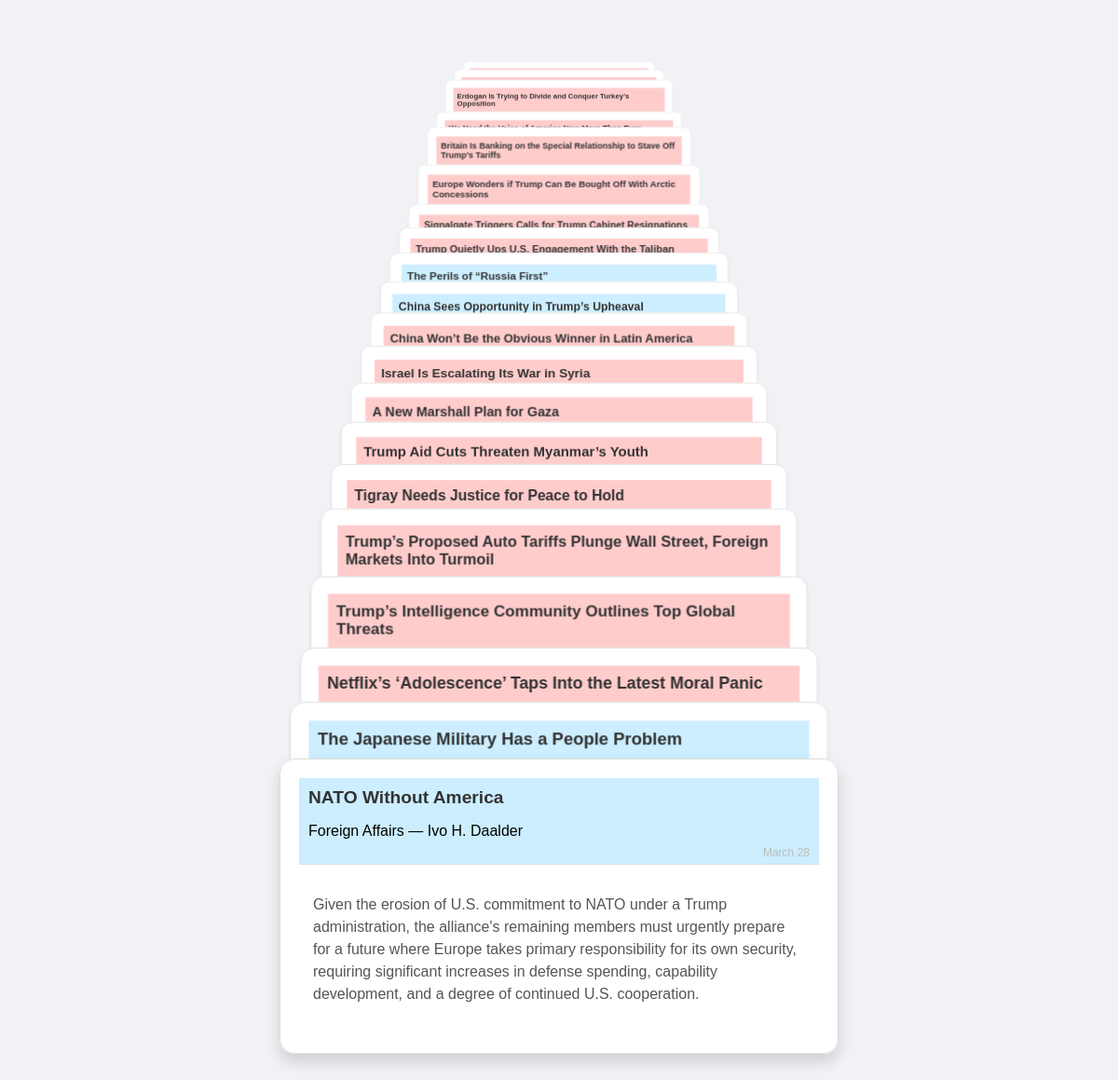
The page / on the database its author committed.
### tables this page shows
CREATE TABLE articles (
            id INTEGER PRIMARY KEY AUTOINCREMENT,
            source TEXT,
            url TEXT UNIQUE,
            title TEXT,
            author TEXT,
            article_text TEXT,
            core_thesis TEXT,
            detailed_abstract TEXT,
            supporting_data_quotes TEXT,
            date_added TIMESTAMP DEFAULT CURRENT_TIMESTAMP
        );

### app.py (the view)
@app.route('/')
def home():
    articles = get_latest_articles(limit=20)
    return render_template('index.html', articles=articles)

### templates/index.html (shortened to what this page needs)
<!DOCTYPE html>
<html lang="en">
<head>
  <link rel="stylesheet" href="{{ url_for('static', filename='styles.css') }}">
</head>
<body>
  <div class="deck">
    {% for article in articles %}
      <div class="card" data-state="0">
        <div class="card-inner">
          <div class="card-front">
            <div class="card-title-container {{ 'fp-title' if article.source == 'Foreign Policy' else 'fa-title' }}">
              <h2 class="card-title">{{ article.title }}</h2>
              <p class="article-source">{{ article.source }} — {{ article.author }}</p>
              <span class="article-date">{% set month_map = {
                '01': 'January',
                '02': 'February',
                '03': 'March',
                '04': 'April',
                '05': 'May',
                '06': 'June',
                '07': 'July',
                '08': 'August',
                '09': 'September',
                '10': 'October',
                '11': 'November',
                '12': 'December'
              } %}
              {% set date_text = article.date_added.split(' ')[0] %}
              {% set parts = date_text.split('-') %}
              {{ month_map[parts[1]] }} {{ parts[2].lstrip('0') }}</span>
            </div>
            <div class="card-content">
              <p>{{ article.core_thesis }}</p>
            </div>
          </div>
          <div class="card-back">
            <div class="card-title-container {{ 'fp-title' if article.source == 'Foreign Policy' else 'fa-title' }}">
              <h2 class="card-title">{{ article.title }}</h2>
              <p class="article-source">{{ article.source }} — {{ article.author }}</p>
              <span class="article-date">{% set month_map = {
                '01': 'January',
                '02': 'February',
                '03': 'March',
                '04': 'April',
                '05': 'May',
                '06': 'June',
                '07': 'July',
                '08': 'August',
                '09': 'September',
                '10': 'October',
                '11': 'November',
                '12': 'December'
              } %}
              {% set date_text = article.date_added.split(' ')[0] %}
              {% set parts = date_text.split('-') %}
              {{ month_map[parts[1]] }} {{ parts[2].lstrip('0') }}</span>
            </div>
            <div class="card-content">
              <p>{{ article.detailed_abstract }}</p>
            </div>
          </div>
        </div>
      </div>
    {% endfor %}
  </div>
</body>
</html>

### static/styles.css (style rules this page uses)
body { font-family: 'Arial', sans-serif; background: #f0f2f5; display: flex; justify-content: center; align-items: flex-start; min-height: 100vh; margin: 0; padding: 20px; box-sizing: border-box; }
.deck { display: flex; flex-direction: column; align-items: center; width: 100%; max-width: 600px; perspective: 1500px; }
.card { width: 100%; overflow: hidden; transition: transform 0.3s ease, height 0.3s ease, margin-bottom 0.3s ease, box-shadow 0.3s ease; margin-bottom: 20px; background: #fff; border-radius: 16px; cursor: pointer; position: relative; }
.card.stacked { height: 40px; margin-bottom: calc(-30px + -2.7px * var(--depth)); transform: translateZ(calc(-7px * var(--depth))) scale(calc(1 - 0.033 * var(--depth))); z-index: calc(100 - var(--depth)); box-shadow: 0 2px 4px rgba(0, 0, 0, 0.1); transform-origin: top; }
.card.expanded, .card.flipped { transform: translateZ(0) scale(1); z-index: 101; box-shadow: 0 8px 16px rgba(0, 0, 0, 0.15); }
.card-inner { position: relative; width: 100%; height: 100%; transition: transform 0.6s; transform-style: preserve-3d; }
.card-front, .card-back { position: absolute; width: 100%; backface-visibility: hidden; background: #fff; padding: 20px; box-sizing: border-box; border: 1px solid #ddd; border-radius: 16px; }
.card-front { transform: rotateY(0deg); }
.card-back { transform: rotateY(180deg); }
.article-date { position: absolute; bottom: 5px; right: 10px; font-size: 0.75em; color: #bbb; font-weight: normal; }
.card-title-container { padding: 10px; background: #e9ecef; border-bottom: 1px solid #ddd; position: relative; }
.card-title { margin: 0; font-size: 1.2em; color: #333; }
.card-content { padding: 15px; font-size: 1em; line-height: 1.5; color: #555; }
.fp-title { background-color: #ffcccc; }
.fa-title { background-color: #cceeff; }
.card-back .card-content p { white-space: pre-wrap; }

### rows shown on the page
articles: title "Erdogan Is Trying to Divide and Conquer Turkey’s Opposition"
articles: title "Britain Is Banking on the Special Relationship to Stave Off Trump’s Tariffs"
articles: title "Europe Wonders if Trump Can Be Bought Off With Arctic Concessions"
articles: title "Signalgate Triggers Calls for Trump Cabinet Resignations"
articles: title "Trump Quietly Ups U.S. Engagement With the Taliban"
articles: title "The Perils of “Russia First”"
articles: title "China Sees Opportunity in Trump’s Upheaval"
articles: title "China Won’t Be the Obvious Winner in Latin America"
articles: title "Israel Is Escalating Its War in Syria"
articles: title "A New Marshall Plan for Gaza"
articles: title "Trump Aid Cuts Threaten Myanmar’s Youth"
articles: title "Tigray Needs Justice for Peace to Hold"
articles: title "Trump’s Proposed Auto Tariffs Plunge Wall Street, Foreign Markets Into Turmoil"
articles: title "Trump’s Intelligence Community Outlines Top Global Threats"
articles: title "Netflix’s ‘Adolescence’ Taps Into the Latest Moral Panic"
articles: title "The Japanese Military Has a People Problem"
articles: title "NATO Without America", source "Foreign Affairs", author "Ivo H. Daalder", month_map "March", parts "28", core_thesis "Given the erosion of U.S. commitment to NATO under a Trump administration, the alliance's remaining members must urgently prepare for a future where Europe takes primary responsibility for its own security, requiring significant increases in defense spending, capability development, and a degree of continued U.S. cooperation."
